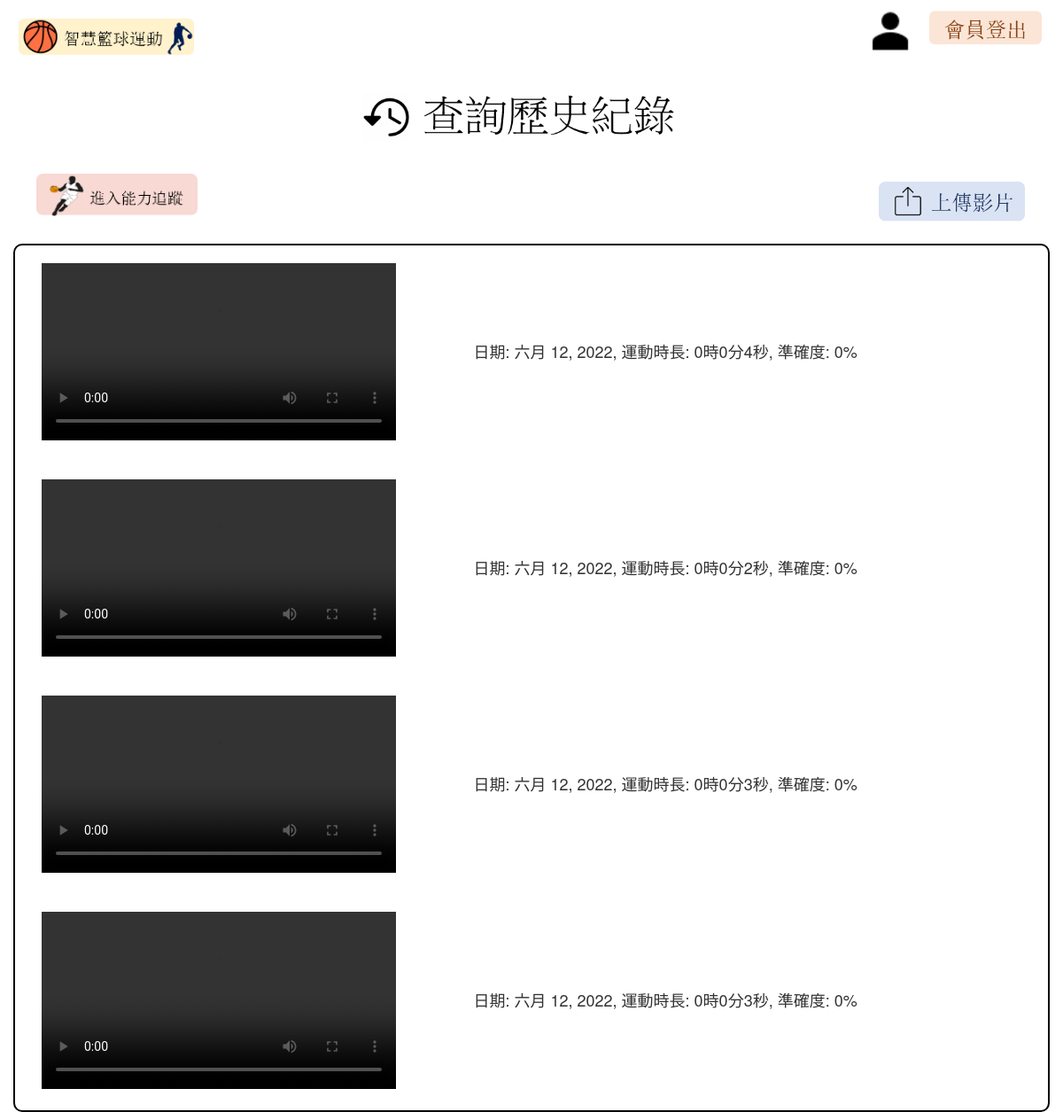
/history/ (signed in), run on the app's committed database.
### mainsite/models.py (models this page shows, shortened)
class VideoDetail(models.Model):
	user = models.ForeignKey(User, on_delete = models.CASCADE)
	video_name = models.CharField(max_length = 50)
	accuracy = models.PositiveIntegerField(default = 0)
	duration_h = models.PositiveIntegerField(default = 0)
	duration_m = models.PositiveIntegerField(default = 0)
	duration_s = models.PositiveIntegerField(default = 0)
	pub_time = models.DateField(default = datetime.now)
	class Meta:
		ordering = ('-pub_time',)

### mainsite/views.py (the view)
# urls.py: path('history/', history),
def history(request):
	if request.user.is_authenticated:
		try:
			videos = models.VideoDetail.objects.filter(user=request.user).order_by('-pub_time')
			video_path_dir = "../media/"
		except:
			videos = None
		return render(request, 'history.html', locals())
	else:
		return redirect('/')

### templates/history.html (shortened to what this page needs)
{% extends 'tracking_base.html' %}
{% block headline %}
	<img src="/static/images/history.png" align="center" height="100" border="0">
{% endblock %}
{% block left_btn %}
	<a href="/tracking"><img src="/static/images/tracking_btn.png" align="left" height="50" style="margin: 10px;"></a>
{% endblock %}
{% block right_btn %}
<div class="col-md-9" align="right">
	<br>
	<a href="/video"><img src="/static/images/upload_btn.png" border="0" height="50"></a>
	</div>
{% endblock %}
{% block content %}
	{% if videos %}
		{% for video in videos %}
			<br>
			<div class="container">
				<div class="row">
					<div class="col-md-5">
						<video id="history_video" width="400" controls="">
							<source src="/media/{{video.video_name}}" type="video/mp4">
						</video>
					</div>
					<div class="col-md-7">
						<br><br><br><br>
						<h4>日期: {{video.pub_time}}, 運動時長: {{video.duration_h}}時{{video.duration_m}}分{{video.duration_s}}秒, 準確度: {{video.accuracy}}%</h4>
					</div>
				</div>
			</div>
			<br>
		{% endfor %}
	{% else %}
		<h2 align="center">尚未上傳檔案</h2>
	{% endif %}
{% endblock %}

### data on the page
VideoDetail: pub_time "六月 12, 2022", duration_h "0", duration_m "0", duration_s "4", accuracy "0"
VideoDetail: pub_time "六月 12, 2022", duration_h "0", duration_m "0", duration_s "2", accuracy "0"
VideoDetail: pub_time "六月 12, 2022", duration_h "0", duration_m "0", duration_s "3", accuracy "0"
VideoDetail: pub_time "六月 12, 2022", duration_h "0", duration_m "0", duration_s "3", accuracy "0"
